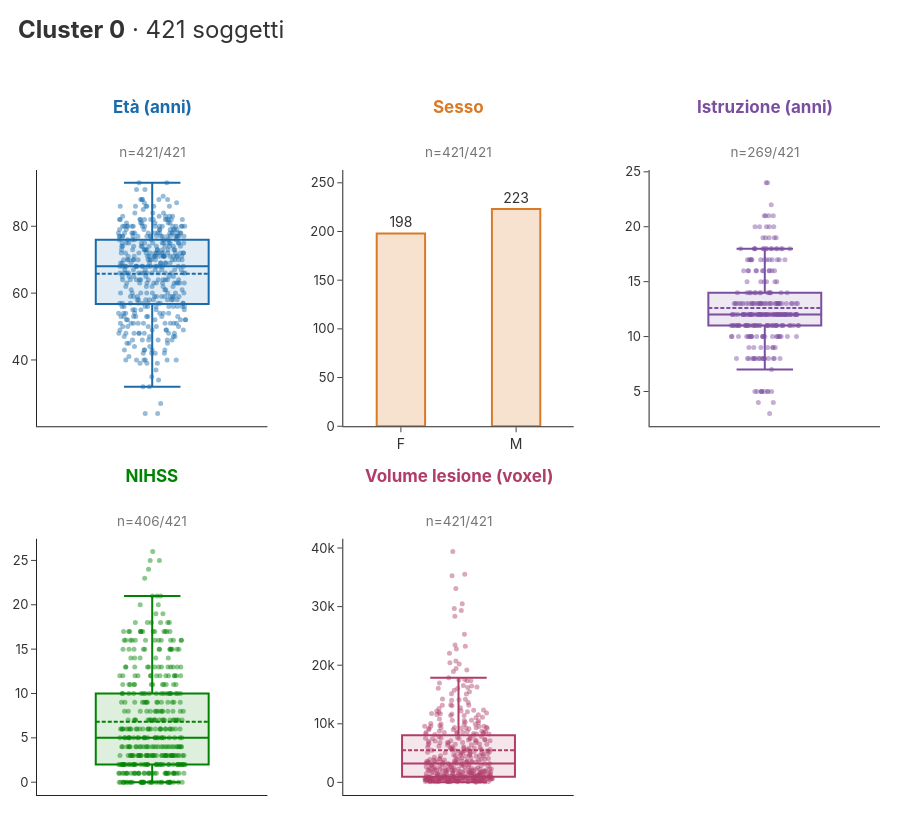

Notebook code for this chart:
### Markdown cell above
### 3.2 Il cluster scelto

La figura dell'app per il cluster scelto: box plot con i singoli soggetti per le variabili numeriche, barre per il sesso.

Per un altro cluster si cambia `CLUSTER` nella sezione 2.

### Code cell
composition, unregistered = cluster_composition(metadata, CLUSTER)
figure = build_cluster_description_figure(composition, CLUSTER)
figure.update_layout(paper_bgcolor="white", plot_bgcolor="white")  # nell'app lo sfondo è la pagina bianca; qui il notebook può essere scuro
figure.show(renderer="plotly_mimetype+notebook_connected")
if unregistered:
    print(f"{len(unregistered)} soggetti del cluster senza riga in participants.csv: {unregistered}")

### Figure 1 — Plotly figure (JSON) as saved in the notebook; plotly's stock layout.template omitted (floating-point values rounded to 4 significant figures; data arrays with more than 128 entries replaced by an {"elided": "..."} marker saying what was removed)
{"data": [{"boxmean": true, "boxpoints": "all", "fillcolor": "rgba(26,107,171,0.13)", "hovertemplate": "%{y}<extra></extra>", "jitter": 0.6, "line": {"color": "#1a6bab", "width": 2}, "marker": {"color": "rgba(26,107,171,0.45)", "line": {"width": 0}, "size": 5}, "name": "", "pointpos": 0, "showlegend": false, "type": "box", "xaxis": "x", "y": {"elided": "421 float values"}, "yaxis": "y"}, {"cliponaxis": false, "hovertemplate": "%{x}: %{y}<extra></extra>", "marker": {"color": "rgba(217,122,41,0.22)", "line": {"color": "#d97a29", "width": 2}}, "showlegend": false, "text": ["198", "223"], "textfont": {"color": "#333", "size": 14}, "textposition": "outside", "type": "bar", "width": 0.42, "x": ["F", "M"], "xaxis": "x2", "y": [198, 223], "yaxis": "y2"}, {"boxmean": true, "boxpoints": "all", "fillcolor": "rgba(123,79,160,0.13)", "hovertemplate": "%{y}<extra></extra>", "jitter": 0.6, "line": {"color": "#7b4fa0", "width": 2}, "marker": {"color": "rgba(123,79,160,0.45)", "line": {"width": 0}, "size": 5}, "name": "", "pointpos": 0, "showlegend": false, "type": "box", "xaxis": "x3", "y": {"elided": "269 float values"}, "yaxis": "y3"}, {"boxmean": true, "boxpoints": "all", "fillcolor": "rgba(0,131,0,0.13)", "hovertemplate": "%{y}<extra></extra>", "jitter": 0.6, "line": {"color": "#008300", "width": 2}, "marker": {"color": "rgba(0,131,0,0.45)", "line": {"width": 0}, "size": 5}, "name": "", "pointpos": 0, "showlegend": false, "type": "box", "xaxis": "x4", "y": {"elided": "406 float values"}, "yaxis": "y4"}, {"boxmean": true, "boxpoints": "all", "fillcolor": "rgba(176,61,104,0.13)", "hovertemplate": "%{y}<extra></extra>", "jitter": 0.6, "line": {"color": "#b03d68", "width": 2}, "marker": {"color": "rgba(176,61,104,0.45)", "line": {"width": 0}, "size": 5}, "name": "", "pointpos": 0, "showlegend": false, "type": "box", "xaxis": "x5", "y": {"elided": "421 int values"}, "yaxis": "y5"}], "layout": {"annotations": [{"font": {"color": "#333", "family": "-apple-system, \"system-ui\", \"Segoe UI\", Roboto, Oxygen-Sans, Ubuntu, Cantarell, \"Helvetica Neue\", sans-serif", "size": 17}, "showarrow": false, "text": "<b><span style=\"color:#1a6bab\">Età (anni)</span></b><br><br><span style=\"font-size:13.5px;color:#767676\">n=421/421</span>", "x": 0.1367, "xanchor": "center", "xref": "paper", "y": 1.0, "yanchor": "bottom", "yref": "paper", "yshift": 8}, {"font": {"color": "#333", "family": "-apple-system, \"system-ui\", \"Segoe UI\", Roboto, Oxygen-Sans, Ubuntu, Cantarell, \"Helvetica Neue\", sans-serif", "size": 17}, "showarrow": false, "text": "<b><span style=\"color:#d97a29\">Sesso</span></b><br><br><span style=\"font-size:13.5px;color:#767676\">n=421/421</span>", "x": 0.5, "xanchor": "center", "xref": "paper", "y": 1.0, "yanchor": "bottom", "yref": "paper", "yshift": 8}, {"font": {"color": "#333", "family": "-apple-system, \"system-ui\", \"Segoe UI\", Roboto, Oxygen-Sans, Ubuntu, Cantarell, \"Helvetica Neue\", sans-serif", "size": 17}, "showarrow": false, "text": "<b><span style=\"color:#7b4fa0\">Istruzione (anni)</span></b><br><br><span style=\"font-size:13.5px;color:#767676\">n=269/421</span>", "x": 0.8633, "xanchor": "center", "xref": "paper", "y": 1.0, "yanchor": "bottom", "yref": "paper", "yshift": 8}, {"font": {"color": "#333", "family": "-apple-system, \"system-ui\", \"Segoe UI\", Roboto, Oxygen-Sans, Ubuntu, Cantarell, \"Helvetica Neue\", sans-serif", "size": 17}, "showarrow": false, "text": "<b><span style=\"color:#008300\">NIHSS</span></b><br><br><span style=\"font-size:13.5px;color:#767676\">n=406/421</span>", "x": 0.1367, "xanchor": "center", "xref": "paper", "y": 0.41, "yanchor": "bottom", "yref": "paper", "yshift": 8}, {"font": {"color": "#333", "family": "-apple-system, \"system-ui\", \"Segoe UI\", Roboto, Oxygen-Sans, Ubuntu, Cantarell, \"Helvetica Neue\", sans-serif", "size": 17}, "showarrow": false, "text": "<b><span style=\"color:#b03d68\">Volume lesione (voxel)</span></b><br><br><span style=\"font-size:13.5px;color:#767676\">n=421/421</span>", "x": 0.5, "xanchor": "center", "xref": "paper", "y": 0.41, "yanchor": "bottom", "yref": "paper", "yshift": 8}], "font": {"color": "#333", "family": "-apple-system, \"system-ui\", \"Segoe UI\", Roboto, Oxygen-Sans, Ubuntu, Cantarell, \"Helvetica Neue\", sans-serif"}, "height": 840, "margin": {"b": 45, "l": 20, "r": 20, "t": 170}, "paper_bgcolor": "white", "plot_bgcolor": "white", "title": {"font": {"color": "#333", "family": "-apple-system, \"system-ui\", \"Segoe UI\", Roboto, Oxygen-Sans, Ubuntu, Cantarell, \"Helvetica Neue\", sans-serif", "size": 24}, "text": "<b>Cluster 0</b> · 421 soggetti", "x": 0.02, "xanchor": "left", "y": 0.975, "yanchor": "top"}, "xaxis": {"anchor": "y", "domain": [0.0, 0.2733], "showticklabels": false, "ticks": ""}, "xaxis2": {"anchor": "y2", "domain": [0.3633, 0.6367], "tickfont": {"size": 14}}, "xaxis3": {"anchor": "y3", "domain": [0.7267, 1.0], "showticklabels": false, "ticks": ""}, "xaxis4": {"anchor": "y4", "domain": [0.0, 0.2733], "showticklabels": false, "ticks": ""}, "xaxis5": {"anchor": "y5", "domain": [0.3633, 0.6367], "showticklabels": false, "ticks": ""}, "xaxis6": {"anchor": "y6", "domain": [0.7267, 1.0], "visible": false}, "yaxis": {"anchor": "x", "domain": [0.59, 1.0], "gridcolor": "#ececec", "tickfont": {"size": 13}, "zeroline": false}, "yaxis2": {"anchor": "x2", "domain": [0.59, 1.0], "gridcolor": "#ececec", "range": [0, 263.1], "tickfont": {"size": 13}, "zeroline": false}, "yaxis3": {"anchor": "x3", "domain": [0.59, 1.0], "gridcolor": "#ececec", "tickfont": {"size": 13}, "zeroline": false}, "yaxis4": {"anchor": "x4", "domain": [0.0, 0.41], "gridcolor": "#ececec", "tickfont": {"size": 13}, "zeroline": false}, "yaxis5": {"anchor": "x5", "domain": [0.0, 0.41], "gridcolor": "#ececec", "tickfont": {"size": 13}, "zeroline": false}, "yaxis6": {"anchor": "x6", "domain": [0.0, 0.41], "visible": false}}}
